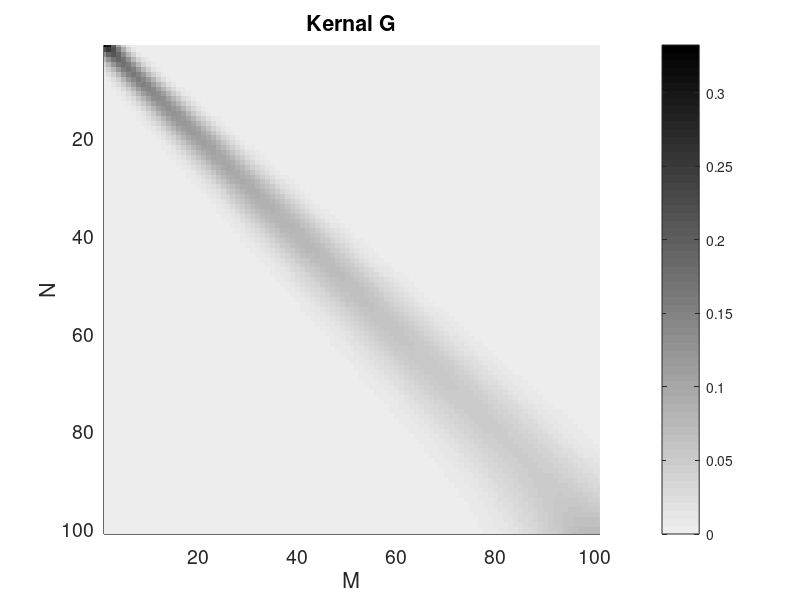
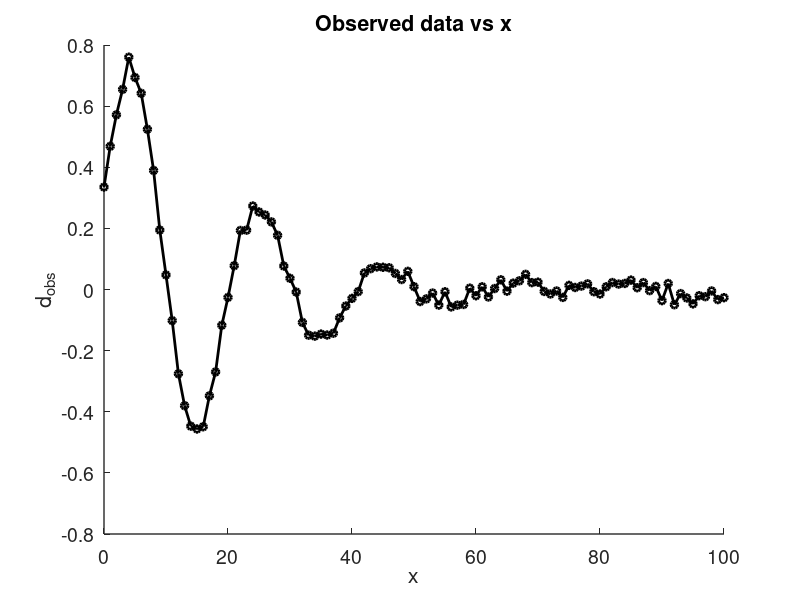
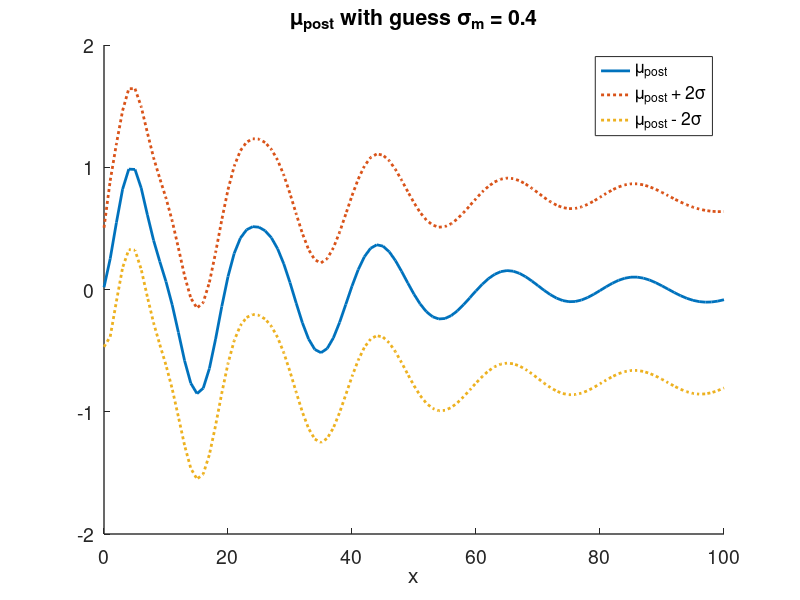
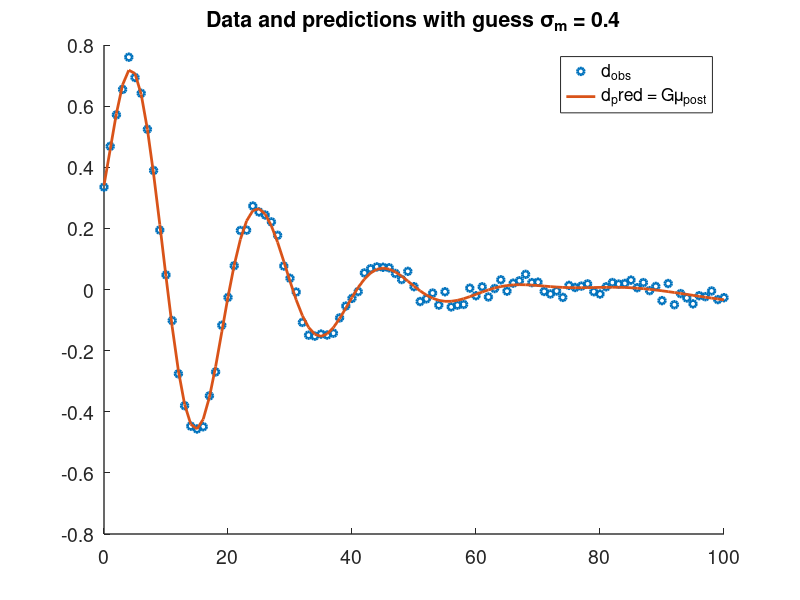

Write MATLAB code to recreate these figures, in order.
% initiate variables

clearvars;
load('QMDA_HW_05.mat');

% A. plot data kernal G & observed data a a function of x
%    plot initialization
figure(1);
clf;
axis ij;
set(gca,'LineWidth',1,'FontSize',14);
colormap(flipud(gray)*0.93);
hold on;

%    plot kernal G
imagesc(G);
colorbar;

%    figure settings
title('Kernal G');
xlim([1 M]);
ylim([1 N]);
ylabel("N");
xlabel("M");

%    plot d obs
figure(2);
set(gca,'LineWidth',1,'FontSize',14);
hold on;

plot(x,dobs,"ko-",'LineWidth',2,'MarkerSize',5);

%    figure settings
title('Observed data vs x');
ylabel(sprintf('d_{obs}'));
xlabel("x");

% B.

mest = (G'*G)\(G'*dobs);
% plot(x,G*mest,'LineWidth',4);
e = dobs - G * mest;
E = e'*e;
sig2_e = E/(N-1);
sig_e = sqrt(sig2_e);

fprintf('The standard deviation of the data error \\sigma_e = %g\n',sig_e);

% C.

close all;

I = eye(N);
Cov_e = sig2_e * I;
Mu_prior = zeros(N,1);

% Guess

sig_m = 0.4;
Cov_prior = sig_m ^2 * I;

% Calculation 

Mu_post = Mu_prior + inv (inv( Cov_prior) +G' * inv(Cov_e) * G) * G' * inv(Cov_e) * (dobs - G * Mu_prior);
Cov_post = inv (inv( Cov_prior) + G' * inv(Cov_e) * G);
sig2_post = diag(Cov_post);
sig_post = sqrt(sig2_post);

% C.1 figure
figure(3);
set(gca,'LineWidth',1,'FontSize',14);
hold on;

plot(x,Mu_post,"-",'LineWidth',2,'MarkerSize',5);
plot(x,Mu_post + sig_post*2 ,":",'LineWidth',2,'MarkerSize',5);
plot(x,Mu_post - sig_post*2,":",'LineWidth',2,'MarkerSize',5);

legend({ sprintf('\\mu_{post}'),  sprintf('\\mu_{post} + 2\\sigma')  , sprintf('\\mu_{post} - 2\\sigma') });
xlabel('x');
title(sprintf('\\mu_{post} with guess \\sigma_m = %g', sig_m));

% C.2 figure
figure(4);
set(gca,'LineWidth',1,'FontSize',14);
hold on;

plot(x,dobs,"o",'LineWidth',2,'MarkerSize',5);
plot(x,G*Mu_post, "-",'LineWidth',2 );

legend({ sprintf('d_{obs}'), sprintf('d_pred = G\\mu_{post}')})
title(sprintf('Data and predictions with guess \\sigma_m = %g', sig_m));


